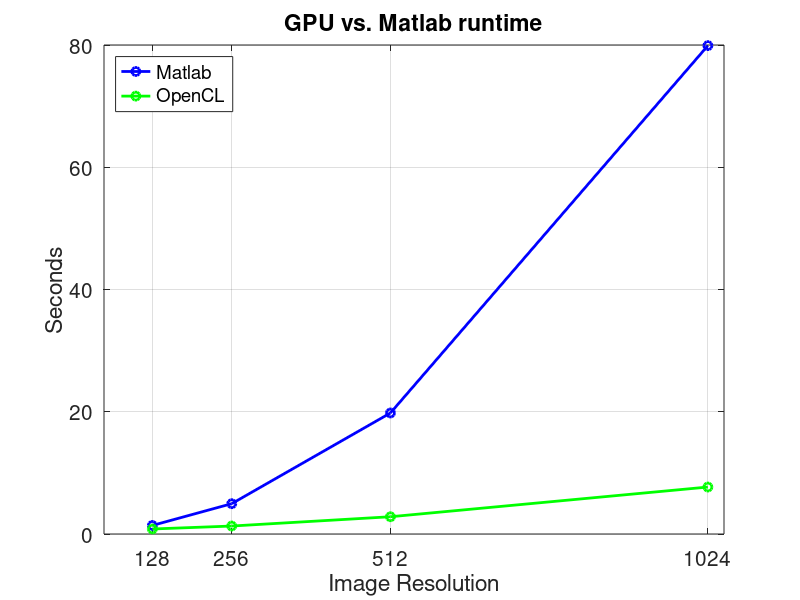
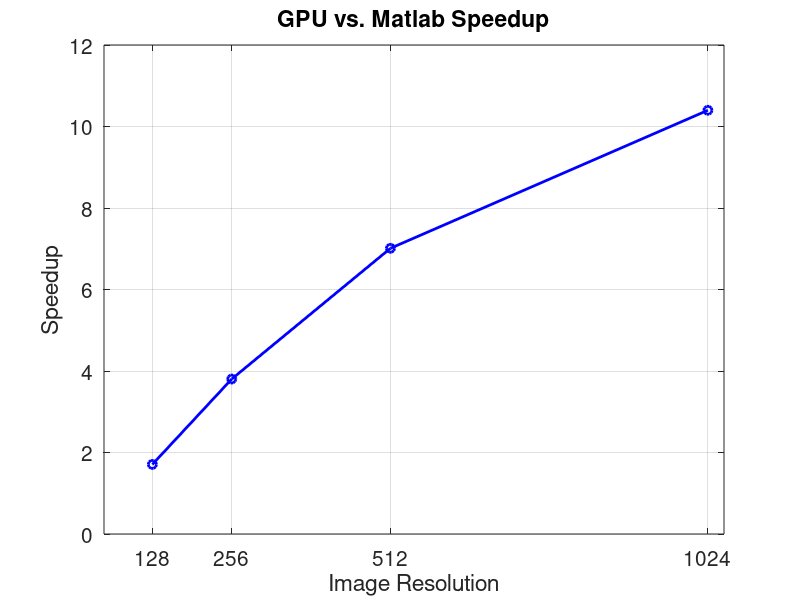

Recreate these plots in MATLAB, in order.
close all;
clear all;
clc;

mat= [1.4 ,4.959 ,19.8 ,79.9]
totocl = [.820 ,1.304 ,2.824 ,7.684];

x = [128, 256, 512, 1024]
% xtext = [' 128x128 '; ' 256x256 '; ' 512x512 '; '1024x1024'; '2048x2048']
xtext = ['128  '; '  256'; ' 512 '; ' 1024'; ' 2048']

f = figure
plot(x, mat, '-ob','linewidth',2);
hold on
plot(x, totocl, '-og','linewidth',2);

legend('Matlab','OpenCL','FontSize',15,'Location','NorthWest');
title('GPU vs. Matlab runtime','FontSize',20);
xlabel('Image Resolution','FontSize',15);
ylabel('Seconds','FontSize',15);
set(f,'Color','white');
set(gca,'fontsize',15)
set(gca,'XTickLabel',xtext);
grid

set(gca,'XTick',x);
set(gca,'xlim',[50 1050])
%set(gca,'XTickLabel',xtext);

f2 = figure
plot(x, mat./totocl, '-ob','linewidth',2);
hold on;

title('GPU vs. Matlab Speedup','FontSize',20);
xlabel('Image Resolution','FontSize',15);
ylabel('Speedup','FontSize',15);
set(f2,'Color','white');

%plot([0 2048], [1 1])
set(gca,'XTick',x);
set(gca,'xlim',[50 1050])
grid
set(gca,'fontsize',15)
set(gca,'XTickLabel',xtext);